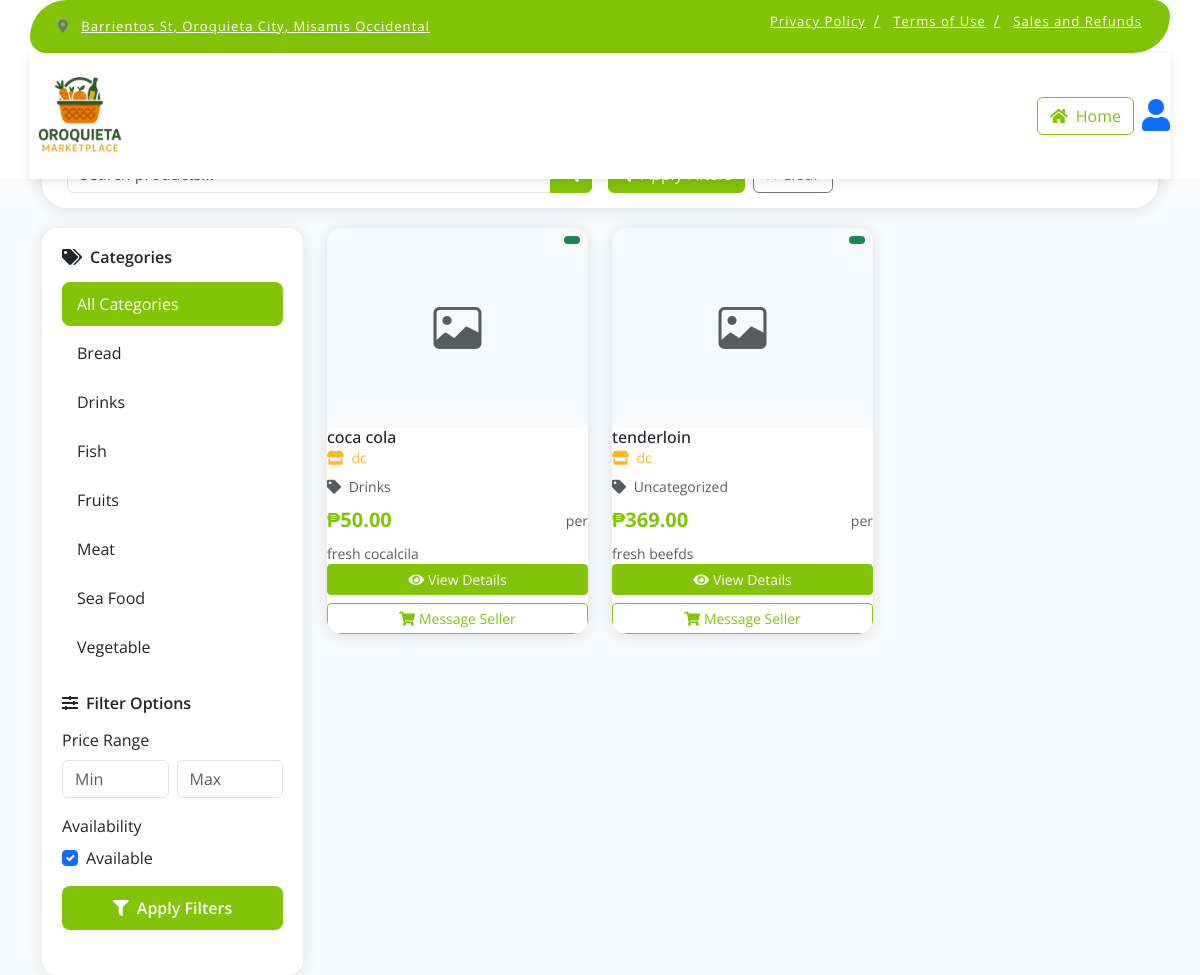
Before: /customer/index_copy.php with the older database file.
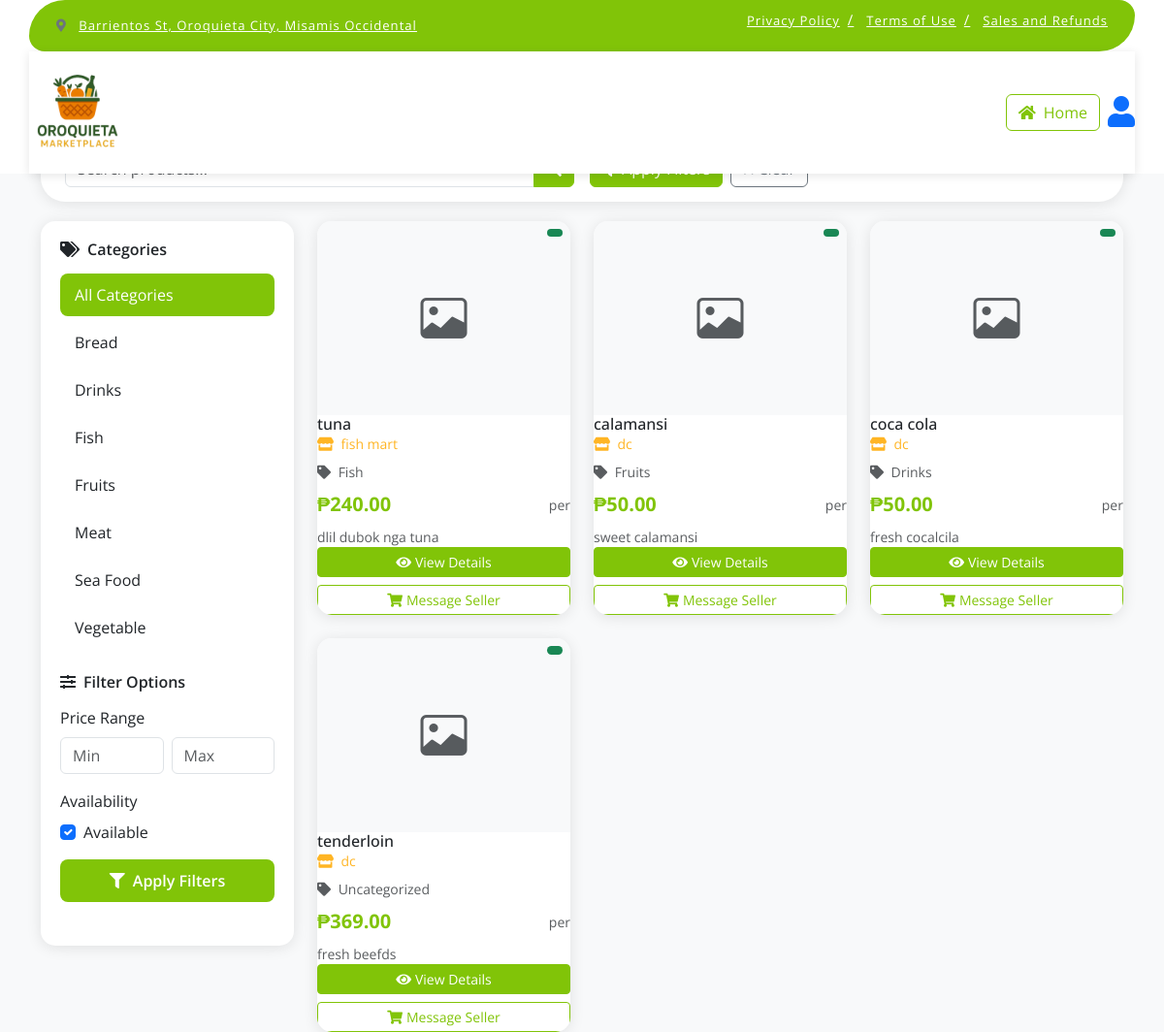
After: the same page with the newer database file.
### tables this page shows
CREATE TABLE `categories` (
  `id` int(11) NOT NULL,
  `name` varchar(100) NOT NULL,
  `icon` varchar(10) DEFAULT NULL COMMENT 'Emoji or icon character',
  `description` text DEFAULT NULL,
  `parent_id` int(11) DEFAULT NULL,
  `image` varchar(255) DEFAULT NULL,
  `is_active` tinyint(1) DEFAULT 1,
  `created_at` timestamp NOT NULL DEFAULT current_timestamp(),
  `updated_at` timestamp NOT NULL DEFAULT current_timestamp() ON UPDATE current_timestamp()
);

CREATE TABLE `products` (
  `id` int(11) NOT NULL,
  `seller_id` int(11) NOT NULL,
  `category_id` int(11) DEFAULT NULL,
  `name` varchar(255) NOT NULL,
  `description` text DEFAULT NULL,
  `price` decimal(10,2) NOT NULL,
  `stock_quantity` int(11) NOT NULL DEFAULT 0,
  `weight` decimal(10,2) DEFAULT NULL,
  `is_featured` tinyint(1) DEFAULT 0,
  `is_active` tinyint(1) DEFAULT 1,
  `created_at` timestamp NOT NULL DEFAULT current_timestamp(),
  `updated_at` timestamp NOT NULL DEFAULT current_timestamp() ON UPDATE current_timestamp()
);

### customer/index_copy.php (the view, shortened to what the changed rows need)
<?php
require_once '../includes/db_connect.php';
$cat_query = "SELECT id, name FROM categories WHERE is_active = 1 ORDER BY name";
$cat_stmt = $pdo->query($cat_query);
$search = isset($_GET['search']) ? trim($_GET['search']) : '';
$category_filter = isset($_GET['category']) ? intval($_GET['category']) : 0;
$price_min = isset($_GET['price_min']) ? floatval($_GET['price_min']) : 0;
$price_max = isset($_GET['price_max']) ? floatval($_GET['price_max']) : 999999;
$where_conditions = ["p.is_active = 1"];
$params = [];
$where_clause = implode(" AND ", $where_conditions);
$query = "SELECT p.*, c.name as category_name,
          COALESCE(sa.business_name, CONCAT(s.first_name, ' ', s.last_name), 'Unknown Seller') as shop_name
          FROM products p
          LEFT JOIN categories c ON p.category_id = c.id
          LEFT JOIN sellers s ON p.seller_id = s.id
          LEFT JOIN seller_applications sa ON s.id = sa.seller_id AND sa.status = 'approved'
          WHERE $where_clause
          ORDER BY p.created_at DESC";
$stmt = $pdo->prepare($query);
$stmt->execute($params);
$products = $stmt->fetchAll();
?>
<!DOCTYPE html>
<html lang="en">
<head>
    <link rel="stylesheet" href="https://use.fontawesome.com/releases/v5.15.4/css/all.css" />
    <link href="https://cdn.jsdelivr.net/npm/bootstrap-icons@1.4.1/font/bootstrap-icons.css" rel="stylesheet">
    <link href="https://cdn.jsdelivr.net/npm/bootstrap@5.3.0/dist/css/bootstrap.min.css" rel="stylesheet">
</head>
<body>
    <div class="container">
        <div class="row">
            <div class="col-lg-3">
                <div class="sidebar">
                    <div class="filter-section">
                        <div class="category-list">
                            <div class="category-item <?php echo $category_filter == 0 ? 'active' : ''; ?>"
                                onclick="window.location.href='?search=<?php echo urlencode($search); ?>&price_min=<?php echo $price_min; ?>&price_max=<?php echo $price_max; ?>'">
                                All Categories
                            </div>
                            <?php while ($category = $cat_stmt->fetch()): ?>
                                <div class="category-item <?php echo $category_filter == $category['id'] ? 'active' : ''; ?>"
                                    onclick="window.location.href='?search=<?php echo urlencode($search); ?>&category=<?php echo $category['id']; ?>&price_min=<?php echo $price_min; ?>&price_max=<?php echo $price_max; ?>'">
                                    <?php echo htmlspecialchars($category['name']); ?>
                                </div>
                            <?php endwhile; ?>
                        </div>
                    </div>
                </div>
            </div>
            <div class="col-lg-9">
                <div class="row g-4">
                    <?php if (count($products) > 0): ?>
                        <?php foreach ($products as $product): ?>
                            <div class="col-lg-4 col-md-6">
                                <div class="product-card">
                                    <div class="position-relative">
                                        <?php if (!empty($product['image'])): ?>
                                            <img
                                                class="product-image" alt="<?php echo htmlspecialchars($product['name']); ?>">
                                        <?php else: ?>
                                            <div class="product-image bg-light d-flex align-items-center justify-content-center">
                                                <i class="bi bi-image text-muted" style="font-size: 3rem;"></i>
                                            </div>
                                        <?php endif; ?>
                                        <span class="badge bg-success position-absolute top-0 end-0 m-2">
                                        </span>
                                    </div>
                                    <div class="card-body">
                                        <h6 class="card-title"><?php echo htmlspecialchars($product['name']); ?></h6>
                                        <p class="shop-name mb-2">
                                            <i class="fas fa-store me-1"></i>
                                            <?php echo htmlspecialchars($product['shop_name'] ?? 'Unknown Seller'); ?>
                                        </p>
                                        <p class="text-muted small mb-2">
                                            <i class="fas fa-tag me-1"></i>
                                            <?php echo htmlspecialchars($product['category_name'] ?? 'Uncategorized'); ?>
                                        </p>
                                        <div class="d-flex justify-content-between align-items-center mb-2">
                                            <span
                                                class="product-price">₱<?php echo number_format($product['price'], 2); ?></span>
                                            <small class="text-muted">per
                                                <?php echo htmlspecialchars($product['unit']); ?></small>
                                        </div>
                                        <?php if (!empty($product['description'])): ?>
                                            <p class="card-text small text-muted">
                                                <?php echo htmlspecialchars(substr($product['description'], 0, 100)) . (strlen($product['description']) > 100 ? '...' : ''); ?>
                                            </p>
                                        <?php endif; ?>
                                    </div>
                                    <div class="card-footer bg-transparent border-0">
                                        <div class="d-grid gap-2">
                                            <button class="btn btn-primary btn-sm"
                                                onclick="viewProduct(<?php echo $product['id']; ?>)">
                                                <i class="fas fa-eye me-1"></i>View Details
                                            </button>
                                            <button class="btn btn-outline-primary btn-sm">
                                                <i class="fas fa-shopping-cart me-1"></i>Message Seller
                                            </button>
                                        </div>
                                    </div>
                                </div>
                            </div>
                        <?php endforeach; ?>
                    <?php endif; ?>
                </div>
            </div>
        </div>
    </div>
</body>
</html>

Changed rows visible on the page:
added products: name "tuna", shop_name "fish mart", category.name "Fish", price "240.00", description "dlil dubok nga tuna"
added products: name "calamansi", shop_name "dc", category.name "Fruits", price "50.00", description "sweet calamansi"
